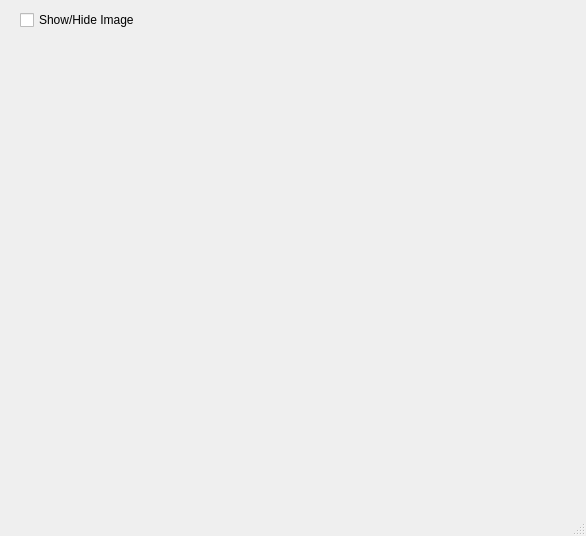
<?xml version="1.0" encoding="UTF-8"?>
<ui version="4.0">
 <class>MainWindow</class>
 <widget class="QMainWindow" name="MainWindow">
  <property name="geometry">
   <rect>
    <x>0</x>
    <y>0</y>
    <width>586</width>
    <height>536</height>
   </rect>
  </property>
  <property name="windowTitle">
   <string>MainWindow</string>
  </property>
  <widget class="QWidget" name="centralwidget">
   <widget class="QWidget" name="verticalLayoutWidget">
    <property name="geometry">
     <rect>
      <x>20</x>
      <y>10</y>
      <width>551</width>
      <height>432</height>
     </rect>
    </property>
    <layout class="QVBoxLayout" name="verticalLayout">
     <item>
      <widget class="QCheckBox" name="checkBox">
       <property name="text">
        <string>Show/Hide Image</string>
       </property>
      </widget>
     </item>
     <item>
      <widget class="QLabel" name="image">
       <property name="enabled">
        <bool>true</bool>
       </property>
       <property name="tabletTracking">
        <bool>false</bool>
       </property>
       <property name="text">
        <string/>
       </property>
       <property name="pixmap">
        <pixmap>C:/Users/Admin/Desktop/image/cappy/tho-bay-mau.jpg</pixmap>
       </property>
      </widget>
     </item>
    </layout>
   </widget>
  </widget>
  <widget class="QMenuBar" name="menubar">
   <property name="geometry">
    <rect>
     <x>0</x>
     <y>0</y>
     <width>586</width>
     <height>26</height>
    </rect>
   </property>
  </widget>
  <widget class="QStatusBar" name="statusbar"/>
 </widget>
 <resources/>
 <connections>
  <connection>
   <sender>checkBox</sender>
   <signal>clicked()</signal>
   <receiver>image</receiver>
   <slot>show()</slot>
   <hints>
    <hint type="sourcelabel">
     <x>107</x>
     <y>52</y>
    </hint>
    <hint type="destinationlabel">
     <x>134</x>
     <y>116</y>
    </hint>
   </hints>
  </connection>
 </connections>
</ui>
